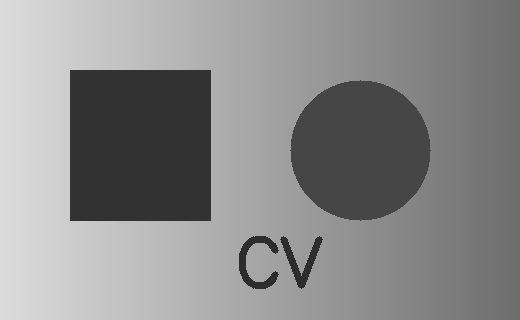
#> input picture 011_image_processing/040_thresholding/input/threshold_sample.png, 520 x 320 px, found by its file name
$ python 020_inverse_threshold.py
#> lines starting #> are read from the running program, lines starting #| are printed output that depends on the picture; after the words box and inside, x2 and y2 are one past the last pixel; in counts of white or black regions, pixels touching at a corner belong together
import os
import cv2
import numpy as np

dir_proj = os.getcwd()
dir_base = os.path.join(dir_proj, "011_image_processing", "040_thresholding")
dir_input = os.path.join(dir_base, "input")
dir_output = os.path.join(dir_base, "output")
os.makedirs(dir_input, exist_ok=True)
os.makedirs(dir_output, exist_ok=True)

path_input = os.path.join(dir_input, "threshold_sample.png")


"""===========================================================================================
Create Input Image
==========================================================================================="""
if not os.path.exists(path_input):
    height, width = 320, 520
    gradient = np.linspace(start=220, stop=110, num=width, dtype=np.uint8)
    sample = np.tile(A=gradient, reps=(height, 1))

    cv2.rectangle(img=sample, pt1=(70, 70), pt2=(210, 220),
                  color=50, thickness=-1)
    cv2.circle(img=sample, center=(360, 150), radius=70,
               color=70, thickness=-1)
    cv2.putText(img=sample, text="CV", org=(235, 285),
                fontFace=cv2.FONT_HERSHEY_SIMPLEX, fontScale=2.2,
                color=45, thickness=5)
    cv2.imwrite(filename=path_input, img=sample)

gray = cv2.imread(filename=path_input, flags=cv2.IMREAD_GRAYSCALE)
#> gray is the input picture: shape (320, 520); min 45, max 220, mean 138.8
if gray is None:
    print("Error: Could not open image")
    exit()


"""===========================================================================================
Inverse Threshold
==========================================================================================="""
# Inverse thresholding makes dark objects white.
_, binary_inverse = cv2.threshold(src=gray, thresh=127, maxval=255,
                                  type=cv2.THRESH_BINARY_INV)
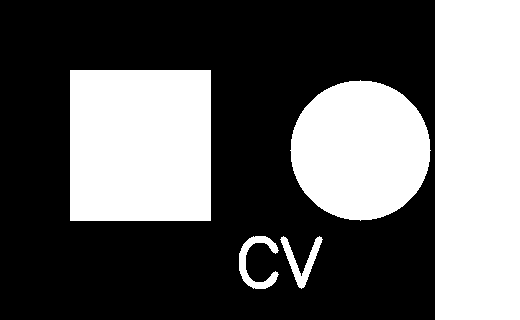
#> binary_inverse: shape (320, 520); 39.3% white; 5 white regions, box (x1, y1, x2, y2) and area: (435, 0, 520, 320) 27200, (70, 70, 211, 221) 21291, (290, 80, 431, 221) 15373, (239, 236, 279, 289) 780, (280, 236, 323, 289) 691

cv2.imwrite(filename=os.path.join(dir_output, "01_gray.png"), img=gray)
cv2.imwrite(filename=os.path.join(dir_output, "03_inverse_threshold.png"),
            img=binary_inverse)

print("Saved input image to:", path_input)
print("Saved output images to:", dir_output)
